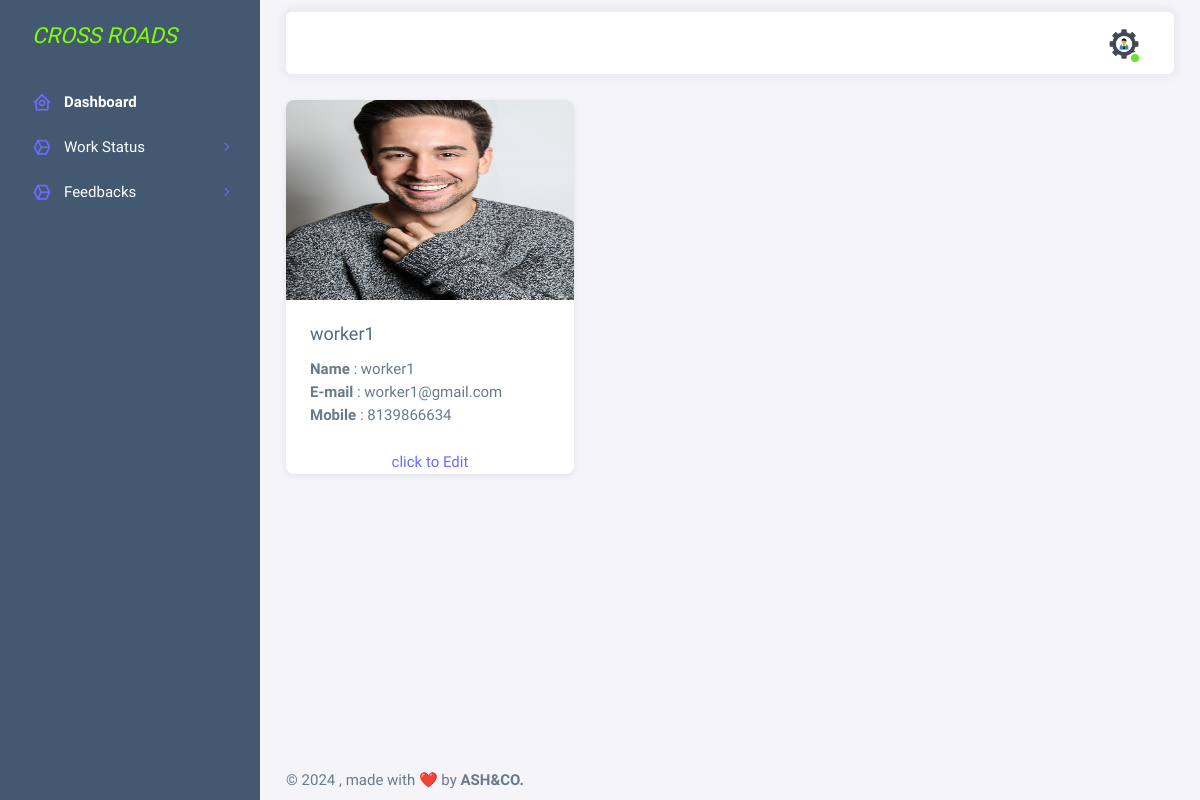
/workers_app/profile/ (signed in), run on the app's committed database.
### accounts/models.py (models this page shows, shortened)
class BaseModel(models.Model):
    created_on = models.DateTimeField(auto_now_add=True, null=True)
    updated_on = models.DateTimeField(auto_now=True)
    is_deleted = models.BooleanField(default=False)
    class Meta:
        abstract = True
        ordering = ['-created_on']

class UserProfile(BaseModel):
    user = models.ForeignKey(User, on_delete=models.CASCADE)
    name = models.CharField(max_length = 25,blank=True, null=True)
    mobile_number = models.CharField(max_length=25,unique=True, null=True)
    profile_pic= models.ImageField(upload_to='MechanicProfilePic/',null=True,blank=True)

class User(AbstractBaseUser, PermissionsMixin):
    name = models.CharField(max_length=50, blank=True, null=True)
    username = models.CharField(max_length=50, unique=True, null=True)
    email = models.EmailField(max_length=100, null=True)
    role = models.IntegerField(choices=SELECTROLE)
    uid = models.CharField(max_length=500, unique=True, null=True)
    is_admin = models.BooleanField(default=False)
    is_active = models.BooleanField(default=False)
    is_registered = models.BooleanField(default=False)
    date_joined = models.DateTimeField(auto_now_add=True)
    last_login = models.DateTimeField(auto_now_add=True)
    USERNAME_FIELD = 'username'
    REQUIRED_FIELDS=[]
    objects = UserManager()
    class Meta:
        db_table = "user"

### workers_app/views.py (the view)
# urls.py: path('profile/',views.profile_view,name='profile'),
@login_required(login_url='sign-in')
def profile_view(request):
    data = UserProfile.objects.filter(user=request.user)
    return render(request,'workertemp/profile.html',{'data':data})

### templates/workertemp/profile.html
{% extends 'workertemp/index.html' %}
{% load crispy_forms_tags %}
{% block content %}
<div class="card" style="width: 18rem;">
    {% for i in data %}
    <img src="{{i.profile_pic.url}}" class="card-img-top" height="200px">
    <div class="card-body">
        <h5 class="card-title">{{i.user.username}}</h5>
        <p class="card-text">
            <b>Name</b> : {{i.name}} <br>
            <b>E-mail</b> : {{i.user.email}} <br>
            <b>Mobile</b> : {{i.mobile_number}} <br>
        </p>
    </div>
    {% endfor %}
    <div style="display: flex; justify-content: center;">
        <a href="{% url 'edit-profile' %}">click to Edit</a>
    </div>
</div>
{% endblock %}

### data on the page
UserProfile: profile_pic (picture), user.username "worker1", name "worker1", user.email "worker1@gmail.com", mobile_number "8139866634"
